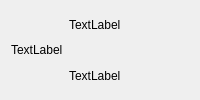
         <widget class="QWidget" name="horizontalWidget_Pos_21" native="true">
          <layout class="QHBoxLayout" name="horizontalLayout_24">
           <property name="topMargin">
            <number>0</number>
           </property>
           <property name="bottomMargin">
            <number>0</number>
           </property>
           <item>
            <widget class="QLabel" name="label_21_Pos">
             <property name="minimumSize">
              <size>
               <width>30</width>
               <height>0</height>
              </size>
             </property>
             <property name="text">
              <string>TextLabel</string>
             </property>
            </widget>
           </item>
           <item>
            <layout class="QVBoxLayout" name="verticalLayout_24">
             <property name="spacing">
              <number>1</number>
             </property>
             <item>
              <widget class="QLabel" name="label_21_Name">
               <property name="text">
                <string>TextLabel</string>
               </property>
              </widget>
             </item>
             <item>
              <widget class="QLabel" name="label_21_Car">
               <property name="text">
                <string>TextLabel</string>
               </property>
              </widget>
             </item>
            </layout>
           </item>
           <item>
            <spacer name="horizontalSpacer_22">
             <property name="orientation">
              <enum>Qt::Horizontal</enum>
             </property>
             <property name="sizeHint" stdset="0">
              <size>
               <width>40</width>
               <height>20</height>
              </size>
             </property>
            </spacer>
           </item>
          </layout>
         </widget>
